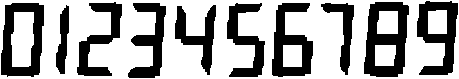
#> input picture lcd_numbers/lcd_numbers.7lines.exp0.tif, 459 x 79 px
$ python getDigits.py ../../lcd_numbers/lcd_numbers.7lines.exp0.tif ../../lcd_numbers/lcd_numbers.7lines.exp0.tif ../../lcd_numbers/lcd_numbers.7lines.exp0.tif
#> lines starting #> are read from the running program, lines starting #| are printed output that depends on the picture; after the words box and inside, x2 and y2 are one past the last pixel; in counts of white or black regions, pixels touching at a corner belong together
import cv2
from pytesseract import image_to_string
from datetime import datetime
import os
import numpy as np
import os.path
from os import path
import sys

ts = datetime.now().strftime('%d-%b-%Y %H:%M')
current_hour = int(datetime.now().strftime('%H'))

path_to_image, image_name = os.path.split(sys.argv[1])
path_to_image = path_to_image + '/'
cfg = "--oem 0 --psm 8 -c tessedit_char_whitelist=0123456789 -l lcd_numbers"

image = cv2.imread(path_to_image + image_name)
#> image is the input picture: shape (79, 459, 3); 63.7% white; 10 black regions, largest, box (x1, y1, x2, y2) and area: (364, 2, 409, 77) 2000, (1, 3, 44, 77) 1713, (272, 3, 313, 77) 1614

image = cv2.Canny(image,100,200)
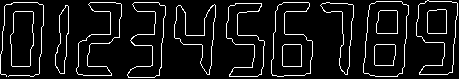
#> image: shape (79, 459); 7.9% white in thin lines or dots

kernel = np.ones((10, 10), np.uint8)
image = cv2.morphologyEx(image, cv2.MORPH_CLOSE, kernel)
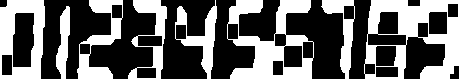
#> image: shape (79, 459); 39.3% white; 8 white regions, largest, box (x1, y1, x2, y2) and area: (364, 0, 459, 79) 3753, (227, 0, 314, 79) 3257, (0, 0, 45, 79) 2129

image = cv2.bitwise_not(image)
cv2.imwrite(path_to_image + image_name + '_processed.png', image)

#> (the run stopped early here; a loop or call above may not have finished)
